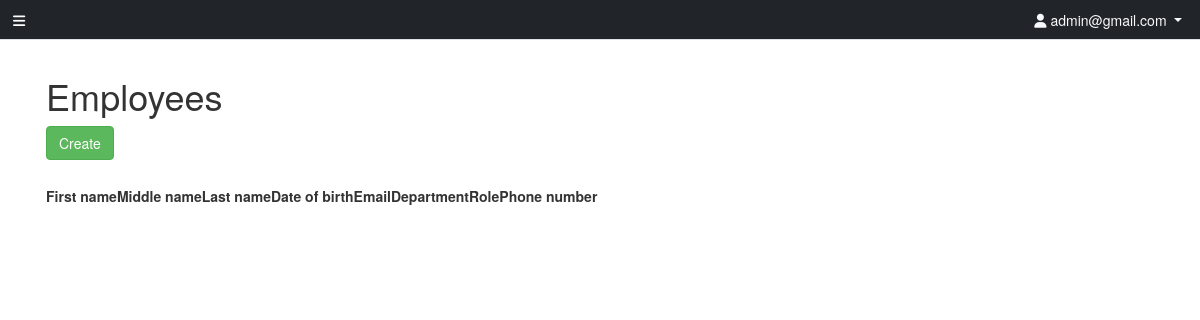
The page /employees/index.php (signed in) on the database as committed earlier.
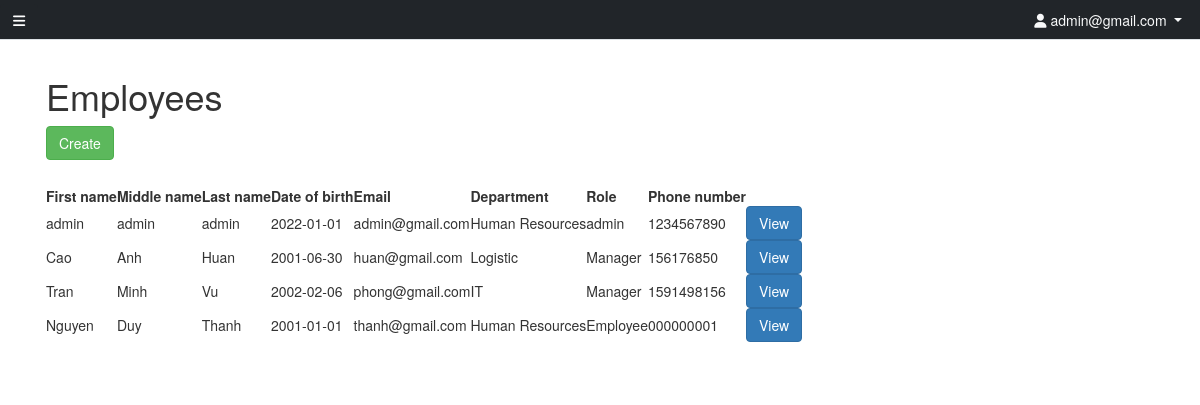
The same page on the database as committed later.
### tables this page shows
CREATE TABLE employees(
    employee_id INT UNIQUE NOT NULL AUTO_INCREMENT,
    email VARCHAR(255) PRIMARY KEY,
    password VARCHAR(255) NOT NULL,
    first_name VARCHAR(255) NOT NULL,
    middle_name VARCHAR(255) DEFAULT NULL,
    last_name VARCHAR(255) NOT NULL,
    avatar VARCHAR(255) DEFAULT NULL,
    birth DATE NOT NULL,
    department_id INT NOT NULL,
    role VARCHAR(255) NOT NULL,
    phone_number VARCHAR(255) NOT NULL,
    notes TEXT DEFAULT NULL
) AUTO_INCREMENT = 0;

CREATE TABLE IF NOT EXISTS departments(
    department_id INT UNIQUE NOT NULL AUTO_INCREMENT,
    department_name VARCHAR(255) NOT NULL,
    PRIMARY KEY (department_id)
) AUTO_INCREMENT = 0;

### employees/employees.php (the view, shortened to what this page needs)
<?php
$conn = connect_to_database();
$emp_list = $conn->query("SELECT * FROM employees JOIN departments WHERE employees.department_id = departments.department_id");
?>
<div class="container-fluid">
<div class="row">
  <div class="col-lg-12">
    <section class="panel" style="box-shadow: none;">
      <header class="panel-heading">
        <h1>Employees</h1>
          <button type="button" class="btn btn-success" data-toggle="modal" data-target="#exampleModal" >Create</button>
      </header>
      <div class="panel-body">
        <table id="service_table" class="display">
        <thead>
            <tr>
            <th scope="col">First name</th>
            <th scope="col">Middle name</th>
            <th scope="col">Last name</th>
            <th scope="col">Date of birth</th>
            <th scope="col">Email</th>
            <th scope="col">Department</th>
            <th scope="col">Role</th>
            <th scope="col">Phone number</th>
            <th scope="col"></th>
            </tr>
        </thead>
        <tbody>
            <?php
            $id = 0;
            foreach ($emp_list as $emp) {?>
                <tr>
                    <td><?php echo $emp["first_name"] ?></td>
                    <td><?php echo $emp["middle_name"] ?></td>
                    <td><?php echo $emp["last_name"] ?></td>
                    <td><?php echo $emp["birth"] ?></td>
                    <td><?php echo $emp["email"] ?></td>
                    <td><?php echo $emp["department_name"] ?></td>
                    <td><?php echo $emp["role"] ?></td>
                    <td><?php echo $emp["phone_number"] ?></td>
                    <td>
                        <button type="button" class="btn btn-primary" data-toggle="modal" data-target="#emp<?php echo $id?>" >View</button>
                    </td>
                </tr>
            <?php
            $id += 1;
            }
            ?>
        </tbody>
        </table>
      </div>
    </section>
  </div>
</div>
</div>

### employees/index.php (shortened to what this page needs)
<!DOCTYPE html>
<html lang="en">
<head>
    <link href="https://cdn.jsdelivr.net/npm/bootstrap@5.0.2/dist/css/bootstrap.min.css" rel="stylesheet">
    <link rel="stylesheet" href="../style.css">
    <link rel="stylesheet" href="./public/css/dataTables.bootstrap.css">
    <link rel="stylesheet" href="./public/css/dt-sidebar.css">
    <link rel="stylesheet" href="./public/css/dt-gradients.css">
    <link rel="stylesheet" href="./public/css/dt-theme.css">
    <link rel="stylesheet" href="./public/css/dt-styles.css">
    <link rel="stylesheet" href="https://pro.fontawesome.com/releases/v5.10.0/css/all.css"/>
    <link rel="stylesheet" href="https://maxcdn.bootstrapcdn.com/bootstrap/3.3.7/css/bootstrap.min.css">
    <link rel="stylesheet" type="text/css" href="http://ajax.aspnetcdn.com/ajax/jquery.dataTables/1.9.4/css/jquery.dataTables_themeroller.css">
    <link rel="stylesheet" type="text/css" href="./public/css/jquery.dataTables.css">
</head>
<body>
    <?php
    include "../header.php";
    ?>
    <div id="page-content-wrapper">
        <div class="container-fluid">
            <?php
            include "employees.php";
            ?>
        </div>
    </div>
</body>
</html>

### header.php (shortened to what this page needs)
<div class="container-fluid px-0">
    <header class="d-flex bg-dark flex-wrap align-items-center justify-content-center justify-content-sm-between py-1 mb-2 border-bottom ">
    <ul class="nav col-sm-auto mb-2 align-items-center justify-content-center mb-sm-0">
        <li><button class="btn btn-dark py-2" data-bs-toggle="offcanvas" data-bs-target="#sidebar">
            <i class="fa-solid fa-bars"></i>
        </button></li>
    </ul>
    <div class="btn-group" role="group">
        <button type="button" class="btn btn-outline-light me-2 dropdown-toggle" data-bs-toggle="dropdown">
            <i class="fa-solid fa-user"></i>
            <?php echo $_SESSION['username'];?>
        </button>
    </div>
    </header>
</div>

### employees/public/css/dt-sidebar.css (style rules this page uses)
body { overflow-x: hidden; }
#page-content-wrapper { width: 100%; position: absolute; }
@media (min-width:768px) { #page-content-wrapper { position: relative; } }

Rows that differ between the two databases and show on the page:
now on this page (row edited): employees: first_name "admin", middle_name "admin", last_name "admin", birth "2022-01-01", email "admin@gmail.com", department.department_name "Human Resources", role "admin", phone_number "1234567890"
now on this page (row edited): employees: first_name "Cao", middle_name "Anh", last_name "Huan", birth "2001-06-30", email "huan@gmail.com", department.department_name "Logistic", role "Manager", phone_number "156176850"
now on this page (row edited): employees: first_name "Tran", middle_name "Minh", last_name "Vu", birth "2002-02-06", email "phong@gmail.com", department.department_name "IT", role "Manager", phone_number "1591498156"
now on this page (row edited): employees: first_name "Nguyen", middle_name "Duy", last_name "Thanh", birth "2001-01-01", email "thanh@gmail.com", department.department_name "Human Resources", role "Employee", phone_number "000000001"
